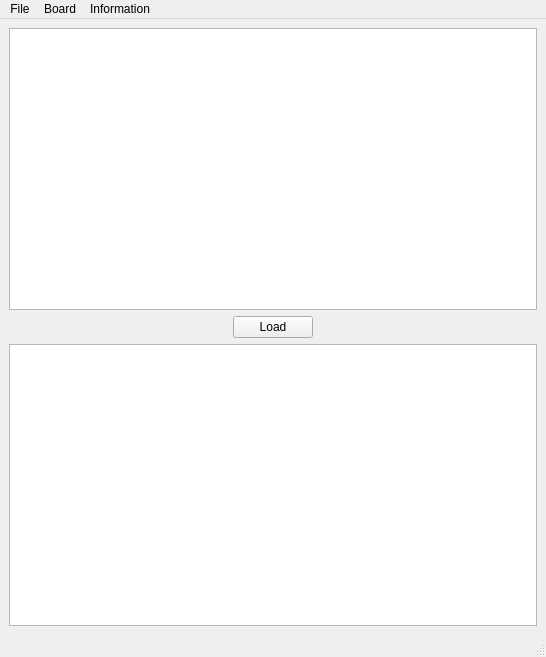
<?xml version="1.0" encoding="UTF-8"?>
<ui version="4.0">
 <class>BoardSimuMain</class>
 <widget class="QMainWindow" name="BoardSimuMain">
  <property name="geometry">
   <rect>
    <x>0</x>
    <y>0</y>
    <width>546</width>
    <height>657</height>
   </rect>
  </property>
  <property name="windowTitle">
   <string>Board Simulator - Editor</string>
  </property>
  <widget class="QWidget" name="centralwidget">
   <property name="sizePolicy">
    <sizepolicy hsizetype="Preferred" vsizetype="Preferred">
     <horstretch>0</horstretch>
     <verstretch>0</verstretch>
    </sizepolicy>
   </property>
   <layout class="QGridLayout" name="gridLayout_2">
    <item row="0" column="0">
     <layout class="QGridLayout" name="gridLayout">
      <item row="0" column="0">
       <layout class="QVBoxLayout" name="verticalLayout">
        <item>
         <widget class="QPlainTextEdit" name="programEdit">
          <property name="lineWrapMode">
           <enum>QPlainTextEdit::NoWrap</enum>
          </property>
         </widget>
        </item>
        <item>
         <layout class="QHBoxLayout" name="horizontalLayout_3">
          <item>
           <spacer name="horizontalSpacer">
            <property name="orientation">
             <enum>Qt::Horizontal</enum>
            </property>
            <property name="sizeHint" stdset="0">
             <size>
              <width>40</width>
              <height>20</height>
             </size>
            </property>
           </spacer>
          </item>
          <item>
           <widget class="QPushButton" name="loadButton">
            <property name="text">
             <string>Load</string>
            </property>
           </widget>
          </item>
          <item>
           <spacer name="horizontalSpacer_2">
            <property name="orientation">
             <enum>Qt::Horizontal</enum>
            </property>
            <property name="sizeHint" stdset="0">
             <size>
              <width>40</width>
              <height>20</height>
             </size>
            </property>
           </spacer>
          </item>
         </layout>
        </item>
        <item>
         <layout class="QHBoxLayout" name="horizontalLayout_2"/>
        </item>
        <item>
         <widget class="QPlainTextEdit" name="errorEdit">
          <property name="lineWrapMode">
           <enum>QPlainTextEdit::NoWrap</enum>
          </property>
          <property name="readOnly">
           <bool>true</bool>
          </property>
         </widget>
        </item>
       </layout>
      </item>
      <item row="0" column="1">
       <layout class="QVBoxLayout" name="verticalLayout_2"/>
      </item>
     </layout>
    </item>
   </layout>
  </widget>
  <widget class="QMenuBar" name="menubar">
   <property name="geometry">
    <rect>
     <x>0</x>
     <y>0</y>
     <width>546</width>
     <height>29</height>
    </rect>
   </property>
   <widget class="QMenu" name="menuFile">
    <property name="title">
     <string>File</string>
    </property>
    <addaction name="actionNew"/>
    <addaction name="actionOpen"/>
    <addaction name="actionSave"/>
    <addaction name="actionSaveAs"/>
    <addaction name="separator"/>
    <addaction name="actionQuit"/>
   </widget>
   <widget class="QMenu" name="menuBoard">
    <property name="title">
     <string>Board</string>
    </property>
   </widget>
   <widget class="QMenu" name="menuHelp">
    <property name="title">
     <string>Information</string>
    </property>
    <addaction name="actionAbout"/>
    <addaction name="actionReleaseNotes"/>
   </widget>
   <addaction name="menuFile"/>
   <addaction name="menuBoard"/>
   <addaction name="menuHelp"/>
  </widget>
  <widget class="QStatusBar" name="statusbar"/>
  <action name="actionOpen">
   <property name="text">
    <string>Open</string>
   </property>
  </action>
  <action name="actionSave">
   <property name="text">
    <string>Save</string>
   </property>
  </action>
  <action name="actionSaveAs">
   <property name="text">
    <string>Save as ...</string>
   </property>
  </action>
  <action name="actionQuit">
   <property name="text">
    <string>Quit</string>
   </property>
  </action>
  <action name="actionAbout">
   <property name="text">
    <string>Board Simulator</string>
   </property>
  </action>
  <action name="actionNew">
   <property name="text">
    <string>New</string>
   </property>
  </action>
  <action name="actionAboutProcessor">
   <property name="text">
    <string>About processor</string>
   </property>
  </action>
  <action name="actionAboutBoard">
   <property name="text">
    <string>About board</string>
   </property>
  </action>
  <action name="actionReleaseNotes">
   <property name="text">
    <string>Release Notes</string>
   </property>
  </action>
 </widget>
 <resources/>
 <connections/>
</ui>
